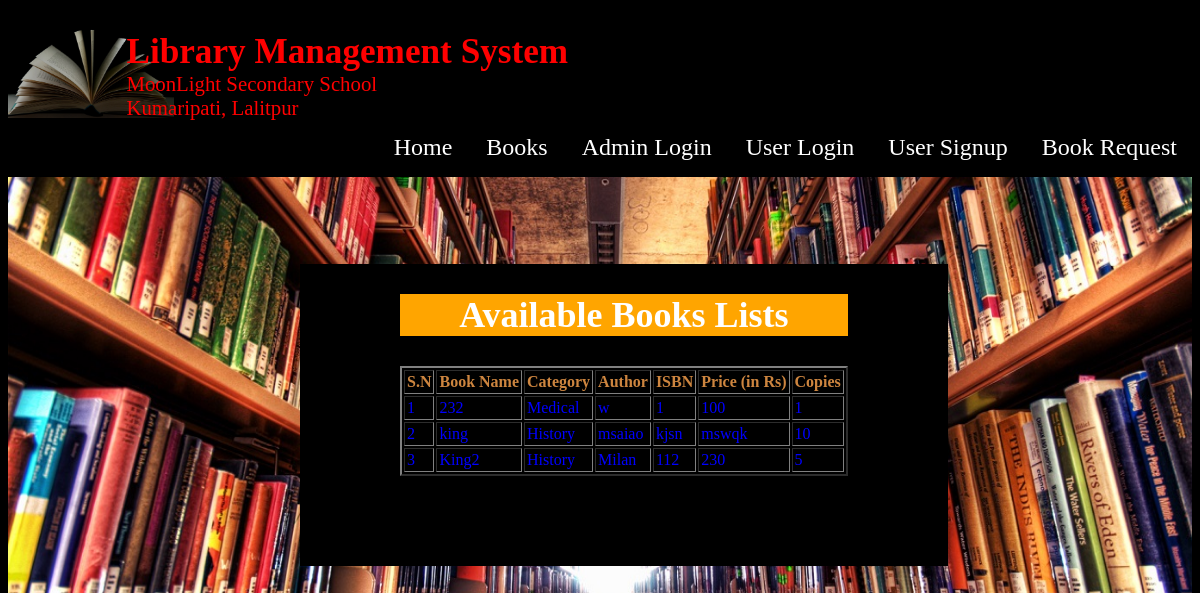
Screenshot of /Books.php with the database file from the repository.
### tables this page shows
CREATE TABLE IF NOT EXISTS `books` (
  `id` int(10) unsigned NOT NULL,
  `Book_Name` varchar(170) DEFAULT NULL,
  `Category` varchar(150) DEFAULT NULL,
  `Author` varchar(150) DEFAULT NULL,
  `ISBN` varchar(150) DEFAULT NULL,
  `Price` varchar(150) DEFAULT NULL,
  `TCopies` int(20) NOT NULL,
  `Copies` int(10) DEFAULT NULL,
  `TimeIssue` int(20) NOT NULL,
  `RegDate` timestamp NULL DEFAULT CURRENT_TIMESTAMP,
  `UpdationDate` timestamp NULL DEFAULT NULL ON UPDATE CURRENT_TIMESTAMP
);

### Books.php (the view, shortened to what this page needs)
<html>
	<body style="background-color:black;">
		<?php include('menu.php'); ?>
			<div class="text-block">
				<?php
				include("connect.php");
				$query = "select * from books where Copies<>0";
				$result = mysqli_query($conn,$query);
				$cnt=1;
				if(mysqli_num_rows($result)>0){
					echo '<center id="center"><h2>Available Books Lists</h2></center>';
					echo '<section id="table-scroll">';
					echo '<table border="2" align="center" id="table" cellpadding="2" cellspacing="2">';
					echo '<tr>';
					echo '<th> S.N </th>';
					echo '<th> Book Name </th>';
					echo '<th> Category </th>';
					echo '<th> Author</th>';
					echo '<th> ISBN </th>';
					echo '<th> Price (in Rs) </th>';
					echo '<th> Copies </th>';
					echo '</tr>';
					while($row = mysqli_fetch_assoc($result)){
						echo '<tr>';
						echo '<td>'.$cnt.'</td>';
						echo '<td>'.$row["Book_Name"].'</td>';
						echo '<td>'.$row["Category"].'</td>';
						echo '<td>'.$row["Author"].'</td>';
						echo '<td>'.$row["ISBN"].'</td>';
						echo '<td>'.$row["Price"].'</td>';
						echo '<td>'.$row["Copies"].'</td>';
						echo '</tr>';
						$cnt=$cnt+1;
					}
				}
				?>
				</table>
				</section>
			</div>
		</div>
	</body>
</html>

### Books.php (style rules this page uses)
th { color:Peru ; }
.text-block { position: absolute; top: 33%; left:25%; background-color: black; color: white; padding-left: 100px; padding-right: 100px; font-size:x-large; }
#table { color:blue; width:100%; }
#center { background-color:orange; }
#table-scroll { height:200px; overflow:auto; }

### rows the page displays
books: Book_Name "232", Category "Medical", Author "w", ISBN "1", Price "100", Copies "1"
books: Book_Name "king", Category "History", Author "msaiao", ISBN "kjsn", Price "mswqk", Copies "10"
books: Book_Name "King2", Category "History", Author "Milan", ISBN "112", Price "230", Copies "5"
